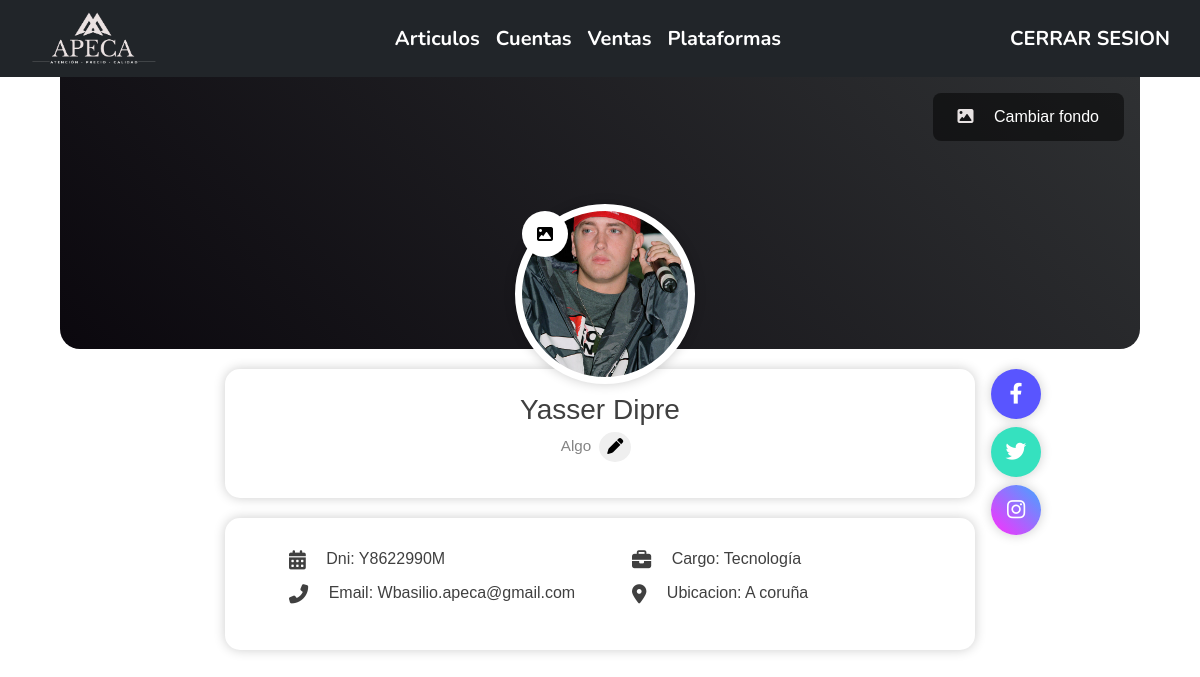
The app's page /perfil/ (signed in) with its own data.
### Productos/models.py (models this page shows, shortened)
class Perfil(models.Model):
    dni = models.CharField(max_length = 15, verbose_name= 'dni', unique=True)
    nombre = models.CharField(max_length = 60, verbose_name= 'nombre')
    apellido = models.CharField(max_length = 40, verbose_name= 'apellido')
    estado = models.CharField(max_length = 500, verbose_name= 'estado')
    email = models.CharField(max_length = 60, verbose_name= 'email')
    cargo = models.CharField(max_length = 60, verbose_name= 'cargo')
    ubicacion = models.CharField(max_length = 60, verbose_name= 'ubicacion')
    fecha_de_nacimiento = models.DateField(verbose_name= 'fecha_de_nacimiento')
    photo_perfil = models.ImageField(upload_to="photo_perfil", null=True)
    photo_fondo = models.ImageField(upload_to="photo_fondo", null=True)

### Productos/views.py (the view)
# urls.py: path('perfil/', views.perfil, name='perfil'),
@login_required
def perfil(request):
    user = request.user.first_name
    last_name= request.user.last_name
    imgname = Perfil.objects.filter(nombre=user).values('photo_perfil')
    data = Perfil.objects.filter(nombre=user).values('dni', 'estado', 'email', 'cargo', 'ubicacion', 'fecha_de_nacimiento')
    return render(request, 'perfil.html', {"user": user, "last_name": last_name, "imgname": imgname, "data": data})

### Productos/templates/perfil.html (shortened to what this page needs)
{% extends 'componentes/nav.html' %}
{% load static %}
{% block css %}
<link rel="stylesheet" type="text/css" href="https://necolas.github.io/normalize.css/8.0.1/normalize.css">
<link rel="stylesheet" href="https://pro.fontawesome.com/releases/v5.10.0/css/all.css" />
<link rel="stylesheet"  type="text/css" href="{% static 'css/perfil.css' %}">
<link rel="stylesheet" href="https://cdnjs.cloudflare.com/ajax/libs/font-awesome/6.3.0/css/all.min.css" />
{% endblock %}
    {% block data %}
    <section class="seccion-perfil-usuario" style="z-index: 2;">
        <div class="perfil-usuario-header" style="z-index: 1;">
            <div class="perfil-usuario-portada" style="z-index: 1;">
                {% for i in imgname %}
                <div class="perfil-usuario-avatar" style="display: inline-block; margin:5px; background-image: url('../media/{{i.photo_perfil}}'); background-size:cover; background-position:center; background-repeat:no-repeat; z-index: -2;">
                    {% endfor %}
                    <form action="/fotoperfil/" method="POST" class="d-flex pr-5 w-5" enctype="multipart/form-data" >{% csrf_token %}
                        <label><i class="fa-solid fa-image label" style="color: #000;"></i>
                        </label>
                    </form>
                </div>
                <div type="button" class="boton-portada">
                    <form action="/insert/" method="POST">{% csrf_token %}
                        <label><i class="fa-solid fa-image" style="color: #e7e2e2;"></i> Cambiar fondo
                    </form>
                </div>
            </div>
        </div>
        <div class="perfil-usuario-body">
            <div class="perfil-usuario-bio">
                <h3 class="titulo">{{ user }} {{ last_name }}</h3>
                <div class="mx-auto">
                    <div class="d-flex text-center" id="change">
                    {% for d in data %}
                    <p class="texto mx-auto">{{d.estado}}</p>
                    {% endfor %}
                    <button class="mx-2 rounded-circle border-0" style="padding-left: 8px; padding-right: 8px; height: 1.9rem; margin-top: -0.2rem;" onclick="changecargo();"><i class="fa-solid fa-pen"></i></button>
                    </div>
                </div>
            </div>
            <div class="perfil-usuario-footer">
                <ul class="lista-datos">
                    {% for i in data %}
                    <li><i class="icono fas fa-calendar-alt"></i> Dni: {{i.dni}}</li>
                    <li><i class="icono fas fa-phone-alt"></i> Email: {{i.email}}</li>
                </ul>
                <ul class="lista-datos">
                    <li><i class="icono fas fa-briefcase"></i> Cargo: {{i.cargo}}</li>
                    <li><i class="icono fas fa-map-marker-alt"></i> Ubicacion: {{i.ubicacion}}</li>
                </ul>
                {% endfor %}
            </div>
            <div class="redes-sociales">
                <a href="" class="boton-redes facebook fab fa-facebook-f"></a>
                <a href="" class="boton-redes twitter fab fa-twitter"></a>
                <a href="" class="boton-redes instagram fab fa-instagram"></a>
            </div>
        </div>
    </section>
    {% endblock %}

### Productos/static/css/main.css (style rules this page uses)
a { text-decoration: none; }

### Productos/static/css/perfil.css (style rules this page uses)
html { -webkit-text-size-adjust: 100%; -ms-text-size-adjust: 100%; text-size-adjust: 100%; line-height: 1.4; }
* { margin: 0; padding: 0; -webkit-box-sizing: border-box; -moz-box-sizing: border-box; box-sizing: border-box; }
body { color: #404040; font-family: "Arial", Segoe UI, Tahoma, sans-serifl, Helvetica Neue, Helvetica; }
.seccion-perfil-usuario .perfil-usuario-body, .seccion-perfil-usuario { display: flex; flex-wrap: wrap; flex-direction: column; align-items: center; }
.seccion-perfil-usuario .perfil-usuario-header { width: 100%; display: flex; justify-content: center; margin-bottom: 1.25rem; }
.seccion-perfil-usuario .perfil-usuario-portada { display: block; position: relative; width: 90%; height: 17rem; background-image: linear-gradient(45deg, #0b080e, #2f3133); border-radius: 0 0 20px 20px; }
.seccion-perfil-usuario .perfil-usuario-portada .boton-portada { position: absolute; top: 1rem; right: 1rem; border: 0; border-radius: 8px; padding: 12px 25px; background-color: rgba(0, 0, 0, .5); color: #fff; cursor: pointer; }
.seccion-perfil-usuario .perfil-usuario-portada .boton-portada i { margin-right: 1rem; }
.seccion-perfil-usuario { margin-top: -3rem; }
.seccion-perfil-usuario .perfil-usuario-avatar { display: flex; width: 180px; height: 180px; align-items: center; justify-content: center; border: 7px solid #FFFFFF; background-color: #DFE5F2; border-radius: 50%; box-shadow: 0 0 12px rgba(0, 0, 0, .2); position: absolute; bottom: -40px; left: calc(50% - 90px); }
.seccion-perfil-usuario .perfil-usuario-body { width: 70%; position: relative; max-width: 750px; }
.seccion-perfil-usuario .perfil-usuario-body .titulo { display: block; width: 100%; font-size: 1.75em; margin-bottom: 0.5rem; }
.seccion-perfil-usuario .perfil-usuario-body .texto { color: #848484; font-size: 0.95em; }
.seccion-perfil-usuario .perfil-usuario-footer, .seccion-perfil-usuario .perfil-usuario-bio { display: flex; flex-wrap: wrap; padding: 1.5rem 2rem; box-shadow: 0 0 12px rgba(0, 0, 0, .2); background-color: #fff; border-radius: 15px; width: 100%; }
.seccion-perfil-usuario .perfil-usuario-bio { margin-bottom: 1.25rem; text-align: center; }
.seccion-perfil-usuario .lista-datos { width: 50%; list-style: none; }
.seccion-perfil-usuario .lista-datos li { padding: 5px 0; }
.seccion-perfil-usuario .lista-datos li>.icono { margin-right: 1rem; font-size: 1.2rem; vertical-align: middle; }
.seccion-perfil-usuario .redes-sociales { position: absolute; right: calc(0px - 50px - 1rem); top: 0; display: flex; flex-direction: column; }
.seccion-perfil-usuario .redes-sociales .boton-redes { border: 0; background-color: #fff; text-decoration: none; display: inline-flex; align-items: center; justify-content: center; width: 50px; height: 50px; border-radius: 50%; color: #fff; box-shadow: 0 0 12px rgba(0, 0, 0, .2); font-size: 1.3rem; }
.seccion-perfil-usuario .redes-sociales .boton-redes+.boton-redes { margin-top: .5rem; }
.seccion-perfil-usuario .boton-redes.facebook { background-color: #5955FF; }
.seccion-perfil-usuario .boton-redes.twitter { background-color: #35E1BF; }
.seccion-perfil-usuario .boton-redes.instagram { background: linear-gradient(45deg, #FF2DFD, #40A7FF); }
.label { cursor: pointer; padding: 15px 15px; color: #fff; background: #fff; border-radius: 50%; }
.pr-5 { padding-right: 10rem; padding-bottom: 5rem; }
.w-5 { width: 50px; height: 10px; }

### records on screen
Perfil: estado "Algo", dni "Y8622990M", email "Wbasilio.apeca@gmail.com", cargo "Tecnología", ubicacion "A coruña"

### other values on screen
{{ user }} "Yasser"
{{ last_name }} "Dipre"
